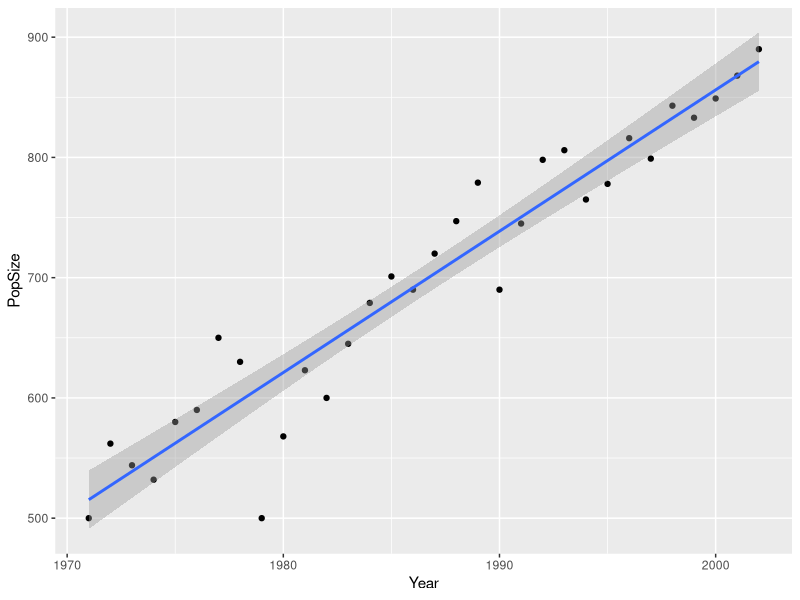

Reproduce this figure in R.
## ---- chunk 1
# Load libraries and data files

library(ggplot2)

hds <- read.table("data/haggis_density.txt", header = T)
head(hds)

hds <- rbind(hds, data.frame(Year = c(2001, 2002),
                             PopSize = c(868, 890)))


# Conduct a linear regression of Population Size by Year

fit1 <- lm(PopSize ~ Year, data = hds)

# What is the slope?

fit1$coefficients

slope <- fit1$coefficients[2]
slope

# What is the P-value?

summary(fit1)$coefficients

pval <- summary(fit1)$coefficients["Year", "Pr(>|t|)"]
pval
## ---- chunk 2
# Plot the regression

ggplot(hds, aes(Year, PopSize)) +
  geom_point() + 
  stat_smooth(method = "lm")
